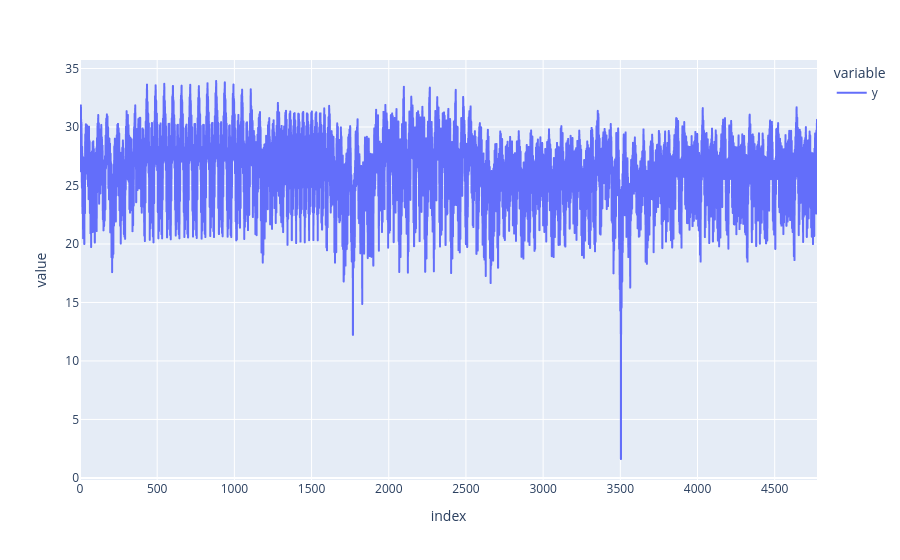

The notebook cell saved with this chart:
### Markdown cell above
One thing we can do is slide our reference along another trace and calculate the SAD at each point. This should be similar to your SAD offset function earlier:

### Code cell
def get_sad_plot(ref_trace, target_trace):
    ref_len = len(ref_trace)
    sads = []
    for i in range(0, len(target_trace) - ref_len):
        sads.append(np.sum(abs(ref_trace-target_trace[i:i+ref_len])))
    return sads

data = {'y': get_sad_plot(ref_trace, proj.waves[1])}
data_frame = pd.DataFrame(data)
px.line(data_frame)

### Figure 1 — Plotly figure (JSON) as saved in the notebook; plotly's stock layout.template omitted (floating-point values rounded to 4 significant figures; data arrays with more than 128 entries replaced by an {"elided": "..."} marker saying what was removed)
{"data": [{"hovertemplate": "variable=y<br>index=%{x}<br>value=%{y}<extra></extra>", "legendgroup": "y", "line": {"color": "#636efa", "dash": "solid"}, "marker": {"symbol": "circle"}, "mode": "lines", "name": "y", "showlegend": true, "type": "scattergl", "x": {"elided": "4775 int values"}, "xaxis": "x", "y": {"elided": "4775 float values"}, "yaxis": "y"}], "layout": {"legend": {"title": {"text": "variable"}, "tracegroupgap": 0}, "margin": {"t": 60}, "xaxis": {"anchor": "y", "domain": [0, 1], "title": {"text": "index"}}, "yaxis": {"anchor": "x", "domain": [0, 1], "title": {"text": "value"}}}}
